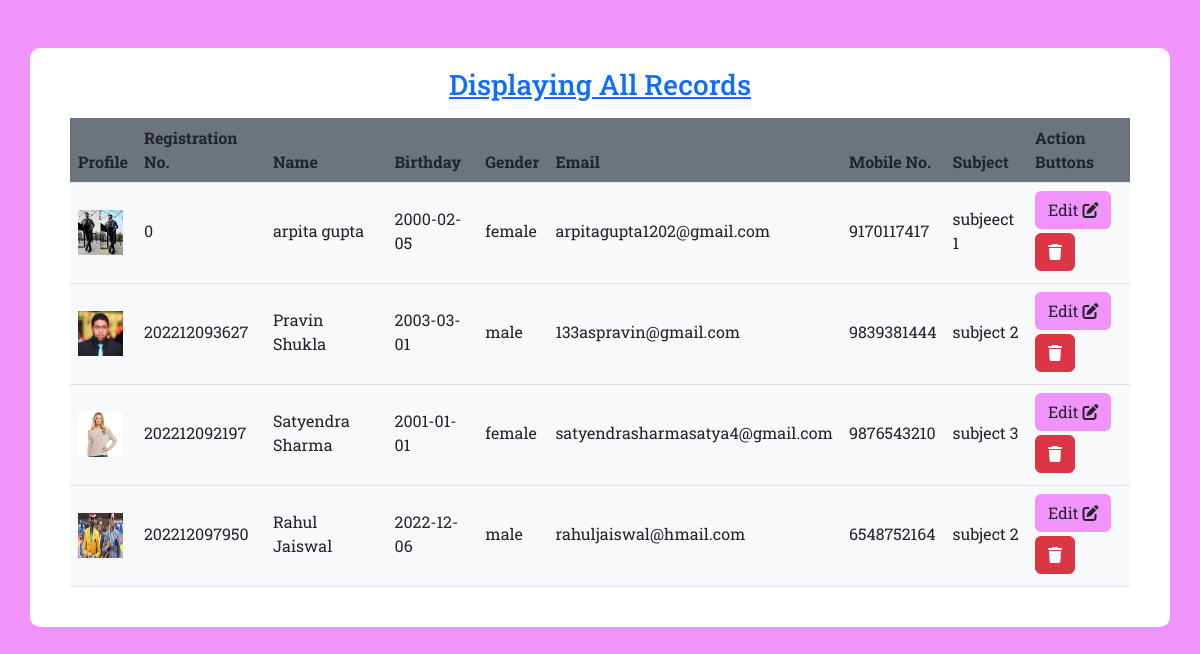
Page /table.php on the committed database.
### tables this page shows
CREATE TABLE `form` (
  `id` int(11) NOT NULL,
  `r_no` bigint(15) NOT NULL,
  `fname` varchar(255) NOT NULL,
  `lname` varchar(255) NOT NULL,
  `birthday` date NOT NULL,
  `gender` varchar(255) NOT NULL,
  `email` varchar(255) NOT NULL,
  `mobile` bigint(255) NOT NULL,
  `subject` varchar(400) NOT NULL,
  `profile` varchar(400) NOT NULL
);

### table.php (the view, shortened to what this page needs)
<!DOCTYPE html>
<html lang="en">
<head>
  <link rel="stylesheet" href="https://cdn.jsdelivr.net/npm/bootstrap@5.2.3/dist/css/bootstrap.min.css" />
  <link rel="stylesheet" href="https://cdnjs.cloudflare.com/ajax/libs/font-awesome/6.2.1/css/all.min.css" />
  <link rel="stylesheet" href="style.css" />
</head>
<body>
  <div class="container box mt-5">
    <h3 class="mb-3 text-center"><a href="index.php"><u>Displaying All Records</u></a></h3>
    <table class="table align-middle mb-0  bg-light">
      <thead class="bg-secondary">
        <tr>
          <th>Profile</th>
          <th>Registration No.</th>
          <th>Name</th>
          <th>Birthday</th>
          <th>Gender</th>
          <th>Email</th>
          <th>Mobile No.</th>
          <th>Subject</th>
          <th colspan="3">Action Buttons</th>
        </tr>
      </thead>
      <tbody>
        <?php
        include_once "connection.php";
        $query = "SELECT * FROM `form`";
        $data = mysqli_query($conn, $query);
        $totle = mysqli_num_rows($data);
        if ($totle != 0) {
          while ($result = mysqli_fetch_array($data)) {
        ?>
        <tr>
          <td><img src="<?php echo $result['profile'] ?>" alt="profile" style="width: 45px; height: 45px" /></td>
          <td>
            <p class="fw-normal mb-1"><?php echo $result['r_no']; ?></p>
          </td>
          <td>
            <p class="fw-normal mb-1">
              <?php echo $result['fname'] . " " . $result['lname']; ?>
            </p>
          </td>
          <td>
            <p class="fw-normal mb-1">
              <?php echo $result['birthday'] ?>
            </p>
          </td>
          <td>
            <p class="fw-normal mb-1">
              <?php echo $result['gender'] ?>
            </p>
          </td>
          <td>
            <p class="fw-normal mb-1">
              <?php echo $result['email'] ?>
            </p>
          </td>
          <td>
            <p class="fw-normal mb-1">
              <?php echo $result['mobile'] ?>
            </p>
          </td>
          <td>
            <p class="fw-normal mb-1">
              <?php echo $result['subject'] ?>
            </p>
          </td>
          <td>
            <a href="#" class="btn mb-1 mybtn">Edit <i class="fa-solid fa-pen-to-square"></i></a>
            <a href="delete.php?id=$result[r_no]" class="btn mb-1 btn-danger"><i class="fa-solid fa-trash"></i></a>
          </td>
        </tr>
        <?php
          }
        ?>
        <?php
        }
        ?>
      </tbody>
    </table>
  </div>
</body>
</html>

### style.css (style rules this page uses)
* { font-family: 'Roboto Slab', serif; margin: 0; padding: 0; }
body { background-color: #f093fb; }
h3 { color: #f093fb !important; }
a { text-decoration: none !important; }
.box { background-color: #fff; border-radius: 10px; padding: 40px; padding-top: 20px; }
.mybtn { background-color:#f093fb }

### rows in the picture
form: profile (picture), r_no "0", fname "arpita", lname "gupta", birthday "2000-02-05", gender "female", email "arpitagupta1202@gmail.com", mobile "9170117417", subject "subjeect 1"
form: profile (placeholder picture), r_no "202212093627", fname "Pravin", lname "Shukla", birthday "2003-03-01", gender "male", email "133aspravin@gmail.com", mobile "9839381444", subject "subject 2"
form: profile (picture), r_no "202212092197", fname "Satyendra", lname "Sharma", birthday "2001-01-01", gender "female", email "satyendrasharmasatya4@gmail.com", mobile "9876543210", subject "subject 3"
form: profile (picture), r_no "202212097950", fname "Rahul", lname "Jaiswal", birthday "2022-12-06", gender "male", email "rahuljaiswal@hmail.com", mobile "6548752164", subject "subject 2"
